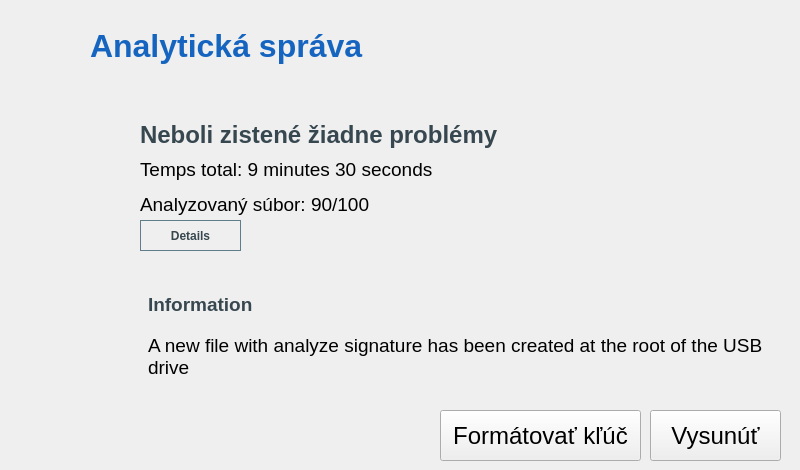
    <widget class="QWidget" name="report_view">
     <property name="styleSheet">
      <string notr="true">#btn_restart_reportView {
	background-color: transparent;
}

#btnShowInfectedFiles { 
	background-color: transparent;
	border: 1px solid #607d8b;
	color: rgb(55, 71, 79);
}</string>
     </property>
     <widget class="QLabel" name="img_report_state">
      <property name="geometry">
       <rect>
        <x>0</x>
        <y>120</y>
        <width>100</width>
        <height>100</height>
       </rect>
      </property>
      <property name="styleSheet">
       <string notr="true"/>
      </property>
      <property name="text">
       <string/>
      </property>
      <property name="alignment">
       <set>Qt::AlignmentFlag::AlignCenter</set>
      </property>
     </widget>
     <widget class="QLabel" name="label_report_title_2">
      <property name="geometry">
       <rect>
        <x>90</x>
        <y>20</y>
        <width>701</width>
        <height>51</height>
       </rect>
      </property>
      <property name="font">
       <font>
        <pointsize>24</pointsize>
        <bold>true</bold>
       </font>
      </property>
      <property name="styleSheet">
       <string notr="true">color: rgb(21, 101, 192);</string>
      </property>
      <property name="text">
       <string>Analytická správa</string>
      </property>
     </widget>
     <widget class="QWidget" name="verticalLayoutWidget_3">
      <property name="geometry">
       <rect>
        <x>140</x>
        <y>120</y>
        <width>641</width>
        <height>99</height>
       </rect>
      </property>
      <layout class="QVBoxLayout" name="verticalLayout_4">
       <item>
        <widget class="QLabel" name="label_report_state_title">
         <property name="font">
          <font>
           <pointsize>18</pointsize>
           <bold>true</bold>
          </font>
         </property>
         <property name="styleSheet">
          <string notr="true">color: rgb(55, 71, 79);</string>
         </property>
         <property name="text">
          <string>Neboli zistené žiadne problémy</string>
         </property>
        </widget>
       </item>
       <item>
        <widget class="QLabel" name="label_report_time">
         <property name="font">
          <font>
           <pointsize>14</pointsize>
          </font>
         </property>
         <property name="text">
          <string>Temps total: 9 minutes 30 seconds</string>
         </property>
        </widget>
       </item>
       <item>
        <widget class="QLabel" name="label_report_files">
         <property name="font">
          <font>
           <pointsize>14</pointsize>
          </font>
         </property>
         <property name="text">
          <string>Analyzovaný súbor: 90/100</string>
         </property>
        </widget>
       </item>
      </layout>
     </widget>
     <widget class="QWidget" name="verticalLayoutWidget_4">
      <property name="geometry">
       <rect>
        <x>148</x>
        <y>280</y>
        <width>631</width>
        <height>101</height>
       </rect>
      </property>
      <layout class="QVBoxLayout" name="verticalLayout_5">
       <item>
        <widget class="QLabel" name="label_report_information">
         <property name="font">
          <font>
           <pointsize>14</pointsize>
           <bold>true</bold>
          </font>
         </property>
         <property name="styleSheet">
          <string notr="true">color: rgb(55, 71, 79);</string>
         </property>
         <property name="text">
          <string>Information</string>
         </property>
        </widget>
       </item>
       <item>
        <widget class="QLabel" name="label_report_information_details">
         <property name="font">
          <font>
           <pointsize>14</pointsize>
          </font>
         </property>
         <property name="text">
          <string>A new file with analyze signature has been created at the root of the USB drive</string>
         </property>
         <property name="scaledContents">
          <bool>true</bool>
         </property>
         <property name="alignment">
          <set>Qt::AlignmentFlag::AlignLeading|Qt::AlignmentFlag::AlignLeft|Qt::AlignmentFlag::AlignTop</set>
         </property>
         <property name="wordWrap">
          <bool>true</bool>
         </property>
        </widget>
       </item>
      </layout>
     </widget>
     <widget class="QLabel" name="logo_reportView">
      <property name="geometry">
       <rect>
        <x>0</x>
        <y>0</y>
        <width>80</width>
        <height>80</height>
       </rect>
      </property>
      <property name="styleSheet">
       <string notr="true">image: url(:/resources/assets/USBGuardian.png);</string>
      </property>
      <property name="text">
       <string/>
      </property>
      <property name="alignment">
       <set>Qt::AlignmentFlag::AlignCenter</set>
      </property>
     </widget>
     <widget class="QPushButton" name="btn_restart_reportView">
      <property name="geometry">
       <rect>
        <x>740</x>
        <y>10</y>
        <width>32</width>
        <height>32</height>
       </rect>
      </property>
      <property name="maximumSize">
       <size>
        <width>32</width>
        <height>32</height>
       </size>
      </property>
      <property name="styleSheet">
       <string notr="true">border-image: url(:/resources/assets/icons/power.png);</string>
      </property>
      <property name="text">
       <string/>
      </property>
      <property name="flat">
       <bool>true</bool>
      </property>
     </widget>
     <widget class="QPushButton" name="btnEject">
      <property name="geometry">
       <rect>
        <x>650</x>
        <y>410</y>
        <width>131</width>
        <height>51</height>
       </rect>
      </property>
      <property name="font">
       <font>
        <pointsize>18</pointsize>
       </font>
      </property>
      <property name="text">
       <string>Vysunúť</string>
      </property>
     </widget>
     <widget class="QPushButton" name="btnFormat">
      <property name="geometry">
       <rect>
        <x>440</x>
        <y>410</y>
        <width>201</width>
        <height>51</height>
       </rect>
      </property>
      <property name="font">
       <font>
        <pointsize>18</pointsize>
       </font>
      </property>
      <property name="text">
       <string>Formátovať kľúč</string>
      </property>
     </widget>
     <widget class="QPushButton" name="btnShowInfectedFiles">
      <property name="geometry">
       <rect>
        <x>140</x>
        <y>220</y>
        <width>101</width>
        <height>31</height>
       </rect>
      </property>
      <property name="font">
       <font>
        <bold>true</bold>
       </font>
      </property>
      <property name="styleSheet">
       <string notr="true"/>
      </property>
      <property name="text">
       <string>Details</string>
      </property>
      <property name="flat">
       <bool>false</bool>
      </property>
     </widget>
    </widget>
